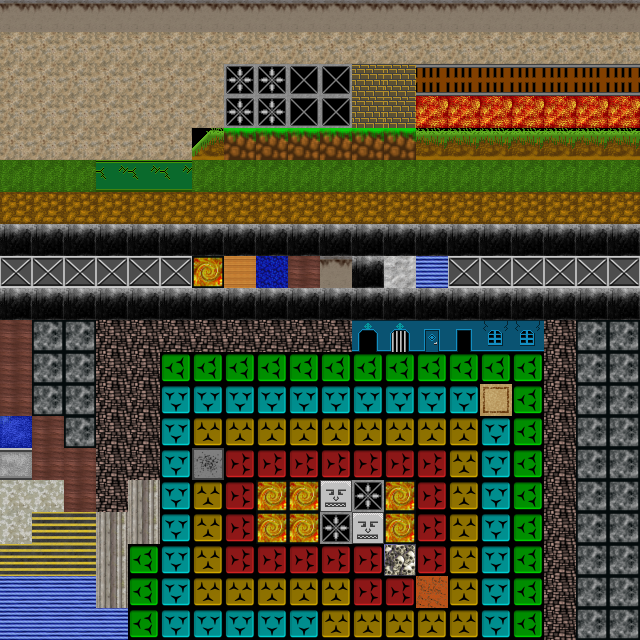

Below is a game level as drawn by its tile map, then a one-line description and the .tmx that defines it (tile-layer data replaced by summaries):
An orthogonal 20x20 tile map with 32x32 px tiles, 1 tile layer (Tile Layer 1) and 1 object.

<map version="1.0" orientation="orthogonal" width="20" height="20" tilewidth="32" tileheight="32">
 <properties>
  <property name="Maproperty" value="Momma" />
 </properties>
 <tileset firstgid="1" name="tilesheet1" tilewidth="32" tileheight="32">
  <image source="tilesheet1.png" trans="ff00ff" width="256" height="256" />
 </tileset>
 <layer name="Tile Layer 1" width="20" height="20">
  <properties>
   <property name="Bing" value="Boom" />
   <property name="Farb" value="Barf" />
  </properties>
  <data>[400 cells, 400 non-empty, 42 distinct tile ids]</data>
 </layer>
 <objectgroup name="Object Layer 1" width="20" height="20">
  <properties>
   <property name="Guaddly" value="Poodler" />
  </properties>
  <object x="336" y="175" />
 </objectgroup>
</map>
